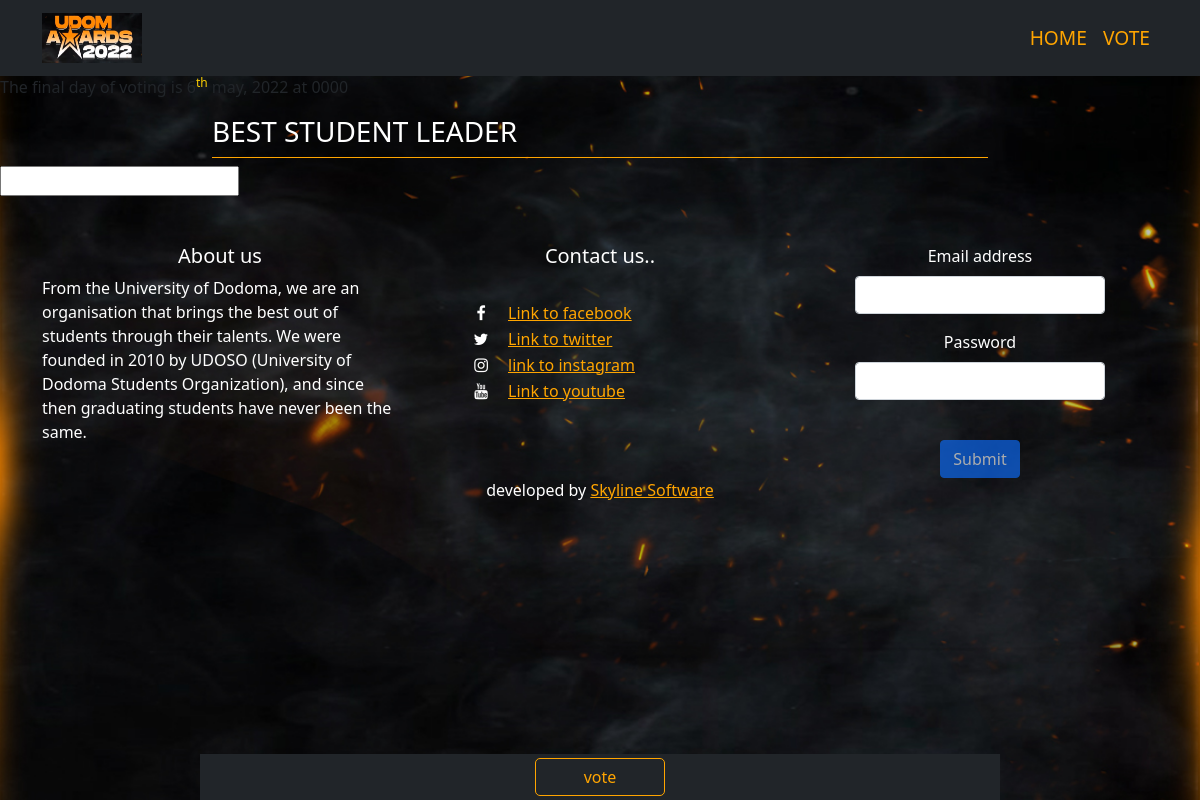
/contestants.php?name=BEST STUDENT LEADER&id=9, run on an earlier commit of the app's database.
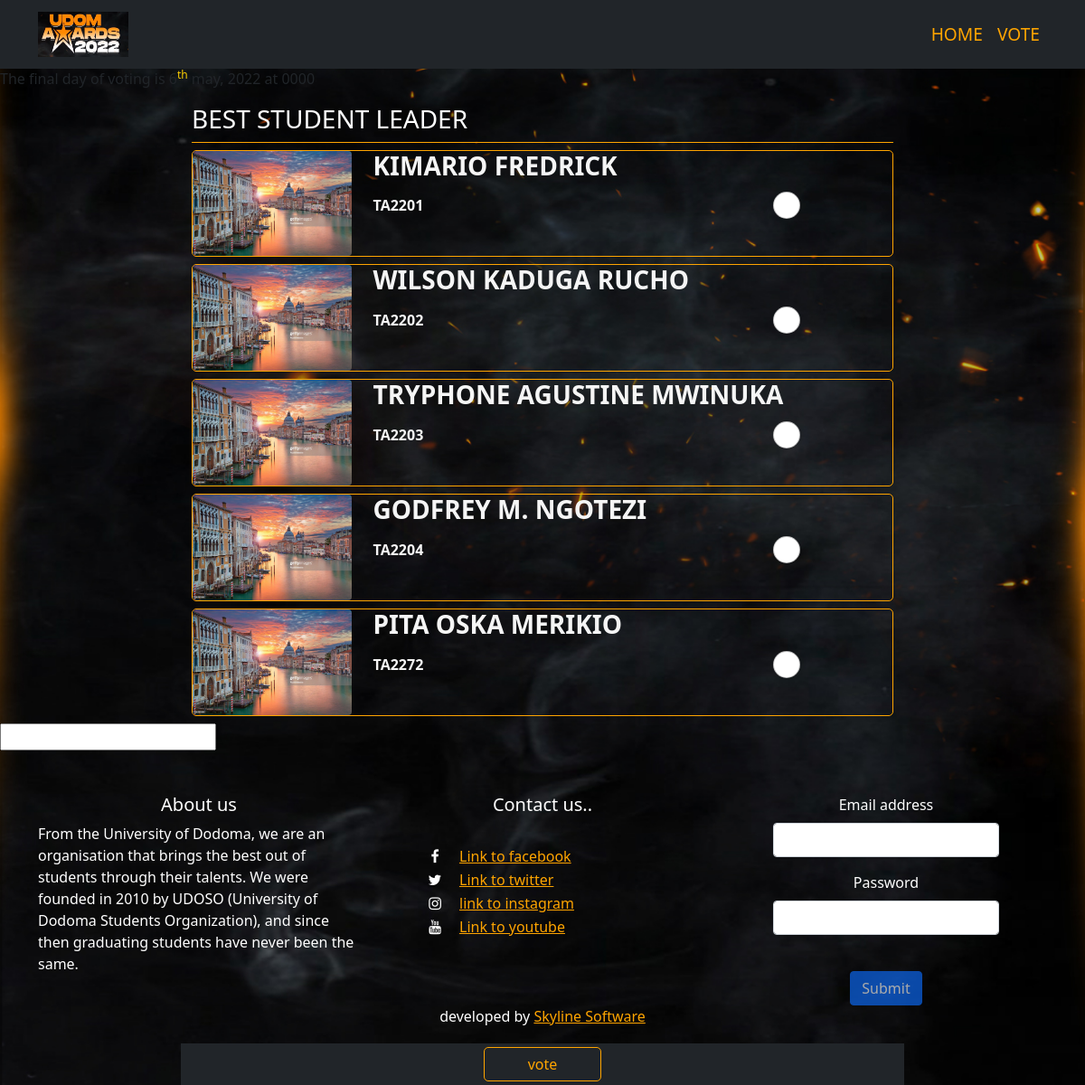
And on a later commit of the database.
### tables this page shows
CREATE TABLE `votes` (
  `cont_number` varchar(100) NOT NULL,
  `category_id` int(11) NOT NULL,
  `votes` int(11) NOT NULL,
  `id` int(11) NOT NULL,
  `time_of_vote` timestamp NOT NULL DEFAULT current_timestamp()
);

CREATE TABLE `contestant` (
  `cont_number` varchar(100) NOT NULL,
  `name` varchar(100) NOT NULL
);

### contestants.php (the view, shortened to what this page needs)
<!DOCTYPE html>
<html lang="en">
<head>
    <link rel="stylesheet" href="style.css">
 <link href="https://cdn.jsdelivr.net/npm/bootstrap@5.1.3/dist/css/bootstrap.min.css" rel="stylesheet">
<link rel="stylesheet" href="https://cdnjs.cloudflare.com/ajax/libs/font-awesome/4.7.0/css/font-awesome.min.css">
</head>
<body>
    <nav class="navbar navbar-expand-lg navbar-dark bg-dark fixed-top static-top">
        <div class="container">
          <a class="navbar-brand" href="index.php">
            <img src="logo.jpeg" alt="..." height="50" width="100">
          </a>
          <div class="collapse navbar-collapse" id="navbarSupportedContent">
            <ul class="navbar-nav ms-auto">
              <li class="nav-item">
                <a class="nav-link active" aria-current="page" style="color: orange;" href="index.php">HOME</a>
              </li>
              <li class="nav-item">
                <a class="nav-link active"  style="color: orange;" href="vote.php">VOTE</a>
              </li>
            </ul>
          </div>
        </div>
    </nav>
    <marquee style="margin-top: 75px;" behavior="" direction="">The final day of voting is 6<sup style="color: rgb(250, 205, 3);">th</sup> may, 2022 at 0000</marquee>
    <div class="container" style="max-width: 800px;">
        <form action="" method="POST" name="form1">
          <?php
            if(isset($_GET["name"]) && isset($_GET["id"])){
              $category_name = $_GET["name"];?>
              <h3 class="pb-2 mt-lg-3 heading" style="color: white;"><?php echo $category_name; ?></h3>
              <?php
              $id = $_GET["id"];
              $fetch_query = "SELECT cont_number,id FROM votes WHERE category_id=$id";
              $fetch_result = mysqli_query($conn, $fetch_query);
              if($fetch_result){
                if(mysqli_num_rows($fetch_result) > 0){
                  while($contestant = mysqli_fetch_assoc($fetch_result)){
                    $contestant_id = $contestant["cont_number"];
                    $vote_id=$contestant["id"];
                    $contestant_query = "SELECT name FROM contestant WHERE cont_number=$contestant_id";
                    $contestant_result = mysqli_query($conn, $contestant_query);
                    if($contestant_result){
                      if(mysqli_num_rows($contestant_result) > 0){
                        $temp = mysqli_fetch_assoc($contestant_result);
                        $contestant_name = $temp["name"];?>
                        <div class="my-2 custom-border">
                          <div class="row align-items-start">
                              <div class="col-3">
                                  <img src="one.jpg" alt="nominee one" class="img-fluid rounded pe-auto" style="min-height: 82px; min-width: 84px;">
                              </div>
                              <div class="col-9">
                                  <h3 class="fw-bold" style="color: whitesmoke"><?php echo "$contestant_name";?></h3>
                                  <div class="row align-items-center p-0 m-0">
                                      <div class="col-9 p-0 m-0">
                                          <span style="color: whitesmoke">TA22<?php echo $contestant_id;?></span>
                                      </div>
                                      <div class="col">
                                          <input class="form-check-input mb-1 pb-1" name="vote"  style="width:30px; height: 30px;" value="<?php echo $vote_id;?>" type="radio" id="radio">
                                      </div>
                                  </div>
                              </div>
                          </div>
                      </div>
                    <?php
                  }
                }
              }
            }
          }
        }
        ?>
      </div>
      <input type="text" name="voter_id" id="voter_id">
      <div class="text-center py-1 fixed-bottom container bg-dark" style="max-width: 800px;">
          <button type="submit" id="vote_button" name="vote_button" style="border: 1px solid orange; border-radius: 5px; color: orange;" class="btn px-5 my-button">vote</button>
      </div>
    <footer class="mt-5 mb-5 container" style="color: white;">
        <div class="row">
          <div class="col-sm-4">
            <h5>About us</h5>
            <p>
              From the University of Dodoma, we are an organisation that brings the best out of students through their talents. We were founded in 2010 by UDOSO (University of Dodoma Students Organization), and since then graduating students have never been the same.
            </p>
          </div>
          <div class="col-sm-4">
          <h5>Contact us..</h5>
          <ul>
          <li>
          <a href="#"><i class="fa fa-facebook"></i>Link to facebook </a>
          </li>
          <li>
          <a href="#"><i class="fa fa-twitter"></i>Link to twitter</a>
          </li>
           <li>
          <a href="https://www.instagram.com/udom_awards2022/"><i class="fa fa-instagram"></i>link to instagram</a>
          </li>
          <li>
          <a href="#"><i class="fa fa-youtube"></i>Link to youtube</a>
          </li>
          </ul>
          </div>
          <div class="col-sm-4">
          <form  style="text-align: center;">
              <div class="mb-3">
                <label for="exampleInputEmail1" class="form-label">Email address</label>
                <input type="text" class="form-control" id="exampleInputEmail1" style="width: 70%; margin: auto;" required>
              </div>
              <div class="mb-3">
                <label for="exampleInputPassword1" class="form-label">Password</label>
                <input type="password" class="form-control" id="exampleInputPassword1" style="width: 70%; margin: auto;" required>
              </div>
              <br>
              <button type="submit" class="btn disabled btn-primary">Submit</button>
            </form>
          </div>
        </div>
        <div class="row" style="text-align: center;">
          <p>
            developed by <a href="#">Skyline Software</a>
          </p>
        </div>
      </footer>
</body>
</html>

### style.css (style rules this page uses)
body { background-image: url("background.jpg"); color: white; background-repeat: no-repeat; background-size: cover; background-attachment: fixed; }
.navbar { font-size: larger; background-color: black; border-style: outset orange ; }
a:link { color: orange; }
p { color: white; }
.fa { text-align: center; margin: 5px 2px; font-size: 30px; width: 50px; }
.fa-facebook { color: white; text-decoration: none; }
.fa-twitter { color: white; text-decoration: none; }
.fa-instagram { color: white; text-decoration: none; }
.fa-youtube { color: white; text-decoration: none; }
li { list-style-type: none; }
h5 { text-align: center; }
.form-control { width: 60%; }
a { text-decoration: none; }
.custom-border { border: 1px solid orange; color: black; font-weight: 600; border-radius: 5px; }
.heading { border-bottom: 1px solid orange; }
.my-button { border: 1px solid orange; font-weight: 600; color: orange; }

What changed in the data, as far as the page shows it:
added votes: contestant.name "KIMARIO FREDRICK", cont_number "01"
added votes: contestant.name "WILSON KADUGA RUCHO", cont_number "02"
added votes: contestant.name "TRYPHONE AGUSTINE MWINUKA", cont_number "03"
added votes: contestant.name "GODFREY M. NGOTEZI", cont_number "04"
added votes: contestant.name "PITA OSKA MERIKIO", cont_number "72"
